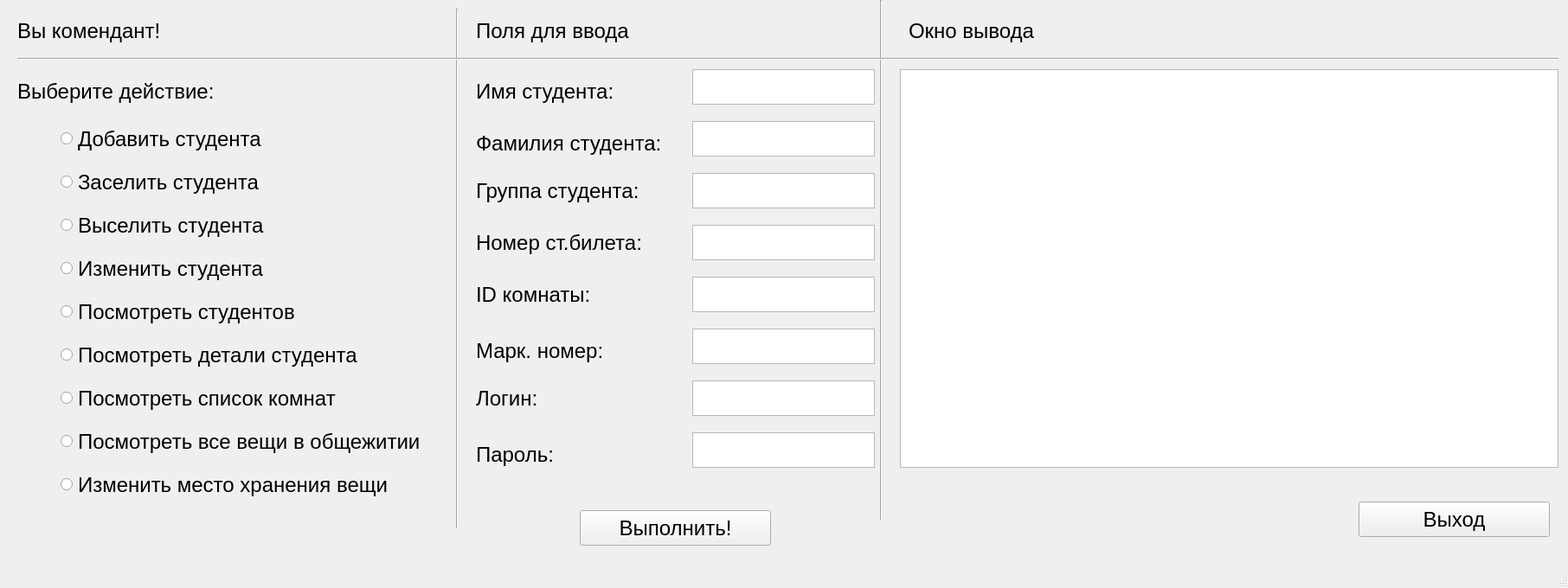
<?xml version="1.0" encoding="UTF-8"?>
<ui version="4.0">
 <class>CommWindow</class>
 <widget class="QMainWindow" name="CommWindow">
  <property name="geometry">
   <rect>
    <x>0</x>
    <y>0</y>
    <width>1812</width>
    <height>680</height>
   </rect>
  </property>
  <property name="windowTitle">
   <string>MainWindow</string>
  </property>
  <widget class="QWidget" name="centralwidget">
   <widget class="QLabel" name="label_3">
    <property name="geometry">
     <rect>
      <x>550</x>
      <y>0</y>
      <width>201</width>
      <height>71</height>
     </rect>
    </property>
    <property name="font">
     <font>
      <pointsize>18</pointsize>
     </font>
    </property>
    <property name="text">
     <string>Поля для ввода</string>
    </property>
   </widget>
   <widget class="QRadioButton" name="r7">
    <property name="geometry">
     <rect>
      <x>70</x>
      <y>440</y>
      <width>351</width>
      <height>41</height>
     </rect>
    </property>
    <property name="font">
     <font>
      <pointsize>18</pointsize>
     </font>
    </property>
    <property name="text">
     <string>Посмотреть список комнат</string>
    </property>
    <attribute name="buttonGroup">
     <string notr="true">buttonGroup</string>
    </attribute>
   </widget>
   <widget class="QTextEdit" name="nameEdit">
    <property name="geometry">
     <rect>
      <x>800</x>
      <y>80</y>
      <width>211</width>
      <height>41</height>
     </rect>
    </property>
    <property name="font">
     <font>
      <pointsize>18</pointsize>
     </font>
    </property>
   </widget>
   <widget class="QTextEdit" name="loginEdit">
    <property name="geometry">
     <rect>
      <x>800</x>
      <y>440</y>
      <width>211</width>
      <height>41</height>
     </rect>
    </property>
    <property name="font">
     <font>
      <pointsize>18</pointsize>
     </font>
    </property>
   </widget>
   <widget class="QRadioButton" name="r4">
    <property name="geometry">
     <rect>
      <x>70</x>
      <y>290</y>
      <width>241</width>
      <height>41</height>
     </rect>
    </property>
    <property name="font">
     <font>
      <pointsize>18</pointsize>
     </font>
    </property>
    <property name="text">
     <string>Изменить студента</string>
    </property>
    <attribute name="buttonGroup">
     <string notr="true">buttonGroup</string>
    </attribute>
   </widget>
   <widget class="QRadioButton" name="r3">
    <property name="geometry">
     <rect>
      <x>70</x>
      <y>240</y>
      <width>241</width>
      <height>41</height>
     </rect>
    </property>
    <property name="font">
     <font>
      <pointsize>18</pointsize>
     </font>
    </property>
    <property name="text">
     <string>Выселить студента</string>
    </property>
    <attribute name="buttonGroup">
     <string notr="true">buttonGroup</string>
    </attribute>
   </widget>
   <widget class="QLabel" name="label_4">
    <property name="geometry">
     <rect>
      <x>550</x>
      <y>90</y>
      <width>161</width>
      <height>31</height>
     </rect>
    </property>
    <property name="font">
     <font>
      <pointsize>18</pointsize>
     </font>
    </property>
    <property name="text">
     <string>Имя студента:</string>
    </property>
   </widget>
   <widget class="Line" name="line_3">
    <property name="geometry">
     <rect>
      <x>1010</x>
      <y>0</y>
      <width>16</width>
      <height>601</height>
     </rect>
    </property>
    <property name="font">
     <font>
      <pointsize>18</pointsize>
     </font>
    </property>
    <property name="orientation">
     <enum>Qt::Vertical</enum>
    </property>
   </widget>
   <widget class="QLabel" name="label_6">
    <property name="geometry">
     <rect>
      <x>550</x>
      <y>200</y>
      <width>211</width>
      <height>41</height>
     </rect>
    </property>
    <property name="font">
     <font>
      <pointsize>18</pointsize>
     </font>
    </property>
    <property name="text">
     <string>Группа студента:</string>
    </property>
   </widget>
   <widget class="QTextEdit" name="surnameEdit">
    <property name="geometry">
     <rect>
      <x>800</x>
      <y>140</y>
      <width>211</width>
      <height>41</height>
     </rect>
    </property>
    <property name="font">
     <font>
      <pointsize>18</pointsize>
     </font>
    </property>
   </widget>
   <widget class="QTextEdit" name="groupEdit">
    <property name="geometry">
     <rect>
      <x>800</x>
      <y>200</y>
      <width>211</width>
      <height>41</height>
     </rect>
    </property>
    <property name="font">
     <font>
      <pointsize>18</pointsize>
     </font>
    </property>
   </widget>
   <widget class="QLabel" name="label_12">
    <property name="geometry">
     <rect>
      <x>550</x>
      <y>510</y>
      <width>171</width>
      <height>31</height>
     </rect>
    </property>
    <property name="font">
     <font>
      <pointsize>18</pointsize>
     </font>
    </property>
    <property name="text">
     <string>Пароль:</string>
    </property>
   </widget>
   <widget class="QRadioButton" name="r5">
    <property name="geometry">
     <rect>
      <x>70</x>
      <y>340</y>
      <width>281</width>
      <height>41</height>
     </rect>
    </property>
    <property name="font">
     <font>
      <pointsize>18</pointsize>
     </font>
    </property>
    <property name="text">
     <string>Посмотреть студентов</string>
    </property>
    <attribute name="buttonGroup">
     <string notr="true">buttonGroup</string>
    </attribute>
   </widget>
   <widget class="QTextEdit" name="roomEdit">
    <property name="geometry">
     <rect>
      <x>800</x>
      <y>320</y>
      <width>211</width>
      <height>41</height>
     </rect>
    </property>
    <property name="font">
     <font>
      <pointsize>18</pointsize>
     </font>
    </property>
   </widget>
   <widget class="QTextEdit" name="markEdit">
    <property name="geometry">
     <rect>
      <x>800</x>
      <y>380</y>
      <width>211</width>
      <height>41</height>
     </rect>
    </property>
    <property name="font">
     <font>
      <pointsize>18</pointsize>
     </font>
    </property>
   </widget>
   <widget class="QRadioButton" name="r6">
    <property name="geometry">
     <rect>
      <x>70</x>
      <y>390</y>
      <width>351</width>
      <height>41</height>
     </rect>
    </property>
    <property name="font">
     <font>
      <pointsize>18</pointsize>
     </font>
    </property>
    <property name="text">
     <string>Посмотреть детали студента</string>
    </property>
    <attribute name="buttonGroup">
     <string notr="true">buttonGroup</string>
    </attribute>
   </widget>
   <widget class="QLabel" name="label_11">
    <property name="geometry">
     <rect>
      <x>550</x>
      <y>440</y>
      <width>201</width>
      <height>41</height>
     </rect>
    </property>
    <property name="font">
     <font>
      <pointsize>18</pointsize>
     </font>
    </property>
    <property name="text">
     <string>Логин:</string>
    </property>
   </widget>
   <widget class="QTextEdit" name="passwordEdit">
    <property name="geometry">
     <rect>
      <x>800</x>
      <y>500</y>
      <width>211</width>
      <height>41</height>
     </rect>
    </property>
    <property name="font">
     <font>
      <pointsize>18</pointsize>
     </font>
    </property>
   </widget>
   <widget class="Line" name="line">
    <property name="geometry">
     <rect>
      <x>520</x>
      <y>10</y>
      <width>16</width>
      <height>601</height>
     </rect>
    </property>
    <property name="font">
     <font>
      <pointsize>18</pointsize>
     </font>
    </property>
    <property name="orientation">
     <enum>Qt::Vertical</enum>
    </property>
   </widget>
   <widget class="QRadioButton" name="r2">
    <property name="geometry">
     <rect>
      <x>70</x>
      <y>190</y>
      <width>231</width>
      <height>41</height>
     </rect>
    </property>
    <property name="font">
     <font>
      <pointsize>18</pointsize>
     </font>
    </property>
    <property name="text">
     <string>Заселить студента</string>
    </property>
    <attribute name="buttonGroup">
     <string notr="true">buttonGroup</string>
    </attribute>
   </widget>
   <widget class="QLabel" name="label_9">
    <property name="geometry">
     <rect>
      <x>550</x>
      <y>390</y>
      <width>171</width>
      <height>31</height>
     </rect>
    </property>
    <property name="font">
     <font>
      <pointsize>18</pointsize>
     </font>
    </property>
    <property name="text">
     <string>Марк. номер:</string>
    </property>
   </widget>
   <widget class="QTextEdit" name="studEdit">
    <property name="geometry">
     <rect>
      <x>800</x>
      <y>260</y>
      <width>211</width>
      <height>41</height>
     </rect>
    </property>
    <property name="font">
     <font>
      <pointsize>18</pointsize>
     </font>
    </property>
   </widget>
   <widget class="QRadioButton" name="r9">
    <property name="geometry">
     <rect>
      <x>70</x>
      <y>540</y>
      <width>431</width>
      <height>41</height>
     </rect>
    </property>
    <property name="font">
     <font>
      <pointsize>18</pointsize>
     </font>
    </property>
    <property name="text">
     <string>Изменить место хранения вещи</string>
    </property>
    <attribute name="buttonGroup">
     <string notr="true">buttonGroup</string>
    </attribute>
   </widget>
   <widget class="QLabel" name="label_2">
    <property name="geometry">
     <rect>
      <x>20</x>
      <y>90</y>
      <width>251</width>
      <height>31</height>
     </rect>
    </property>
    <property name="font">
     <font>
      <pointsize>18</pointsize>
     </font>
    </property>
    <property name="text">
     <string>Выберите действие:</string>
    </property>
   </widget>
   <widget class="Line" name="line_2">
    <property name="geometry">
     <rect>
      <x>20</x>
      <y>60</y>
      <width>1781</width>
      <height>16</height>
     </rect>
    </property>
    <property name="font">
     <font>
      <pointsize>18</pointsize>
     </font>
    </property>
    <property name="orientation">
     <enum>Qt::Horizontal</enum>
    </property>
   </widget>
   <widget class="QLabel" name="label_7">
    <property name="geometry">
     <rect>
      <x>550</x>
      <y>260</y>
      <width>211</width>
      <height>41</height>
     </rect>
    </property>
    <property name="font">
     <font>
      <pointsize>18</pointsize>
     </font>
    </property>
    <property name="text">
     <string>Номер ст.билета:</string>
    </property>
   </widget>
   <widget class="QLabel" name="label_8">
    <property name="geometry">
     <rect>
      <x>550</x>
      <y>320</y>
      <width>201</width>
      <height>41</height>
     </rect>
    </property>
    <property name="font">
     <font>
      <pointsize>18</pointsize>
     </font>
    </property>
    <property name="text">
     <string>ID комнаты:</string>
    </property>
   </widget>
   <widget class="QRadioButton" name="r1">
    <property name="geometry">
     <rect>
      <x>70</x>
      <y>140</y>
      <width>241</width>
      <height>41</height>
     </rect>
    </property>
    <property name="font">
     <font>
      <pointsize>18</pointsize>
     </font>
    </property>
    <property name="text">
     <string>Добавить студента</string>
    </property>
    <attribute name="buttonGroup">
     <string notr="true">buttonGroup</string>
    </attribute>
   </widget>
   <widget class="QPushButton" name="enter">
    <property name="geometry">
     <rect>
      <x>670</x>
      <y>590</y>
      <width>221</width>
      <height>41</height>
     </rect>
    </property>
    <property name="font">
     <font>
      <pointsize>18</pointsize>
     </font>
    </property>
    <property name="text">
     <string>Выполнить!</string>
    </property>
   </widget>
   <widget class="QLabel" name="label">
    <property name="geometry">
     <rect>
      <x>20</x>
      <y>10</y>
      <width>201</width>
      <height>51</height>
     </rect>
    </property>
    <property name="font">
     <font>
      <pointsize>18</pointsize>
     </font>
    </property>
    <property name="text">
     <string>Вы комендант!</string>
    </property>
   </widget>
   <widget class="QLabel" name="label_5">
    <property name="geometry">
     <rect>
      <x>550</x>
      <y>150</y>
      <width>221</width>
      <height>31</height>
     </rect>
    </property>
    <property name="font">
     <font>
      <pointsize>18</pointsize>
     </font>
    </property>
    <property name="text">
     <string>Фамилия студента:</string>
    </property>
   </widget>
   <widget class="QLabel" name="label_10">
    <property name="geometry">
     <rect>
      <x>1050</x>
      <y>20</y>
      <width>161</width>
      <height>31</height>
     </rect>
    </property>
    <property name="font">
     <font>
      <pointsize>18</pointsize>
     </font>
    </property>
    <property name="text">
     <string>Окно вывода</string>
    </property>
   </widget>
   <widget class="QRadioButton" name="r8">
    <property name="geometry">
     <rect>
      <x>70</x>
      <y>490</y>
      <width>431</width>
      <height>41</height>
     </rect>
    </property>
    <property name="font">
     <font>
      <pointsize>18</pointsize>
     </font>
    </property>
    <property name="text">
     <string>Посмотреть все вещи в общежитии</string>
    </property>
    <attribute name="buttonGroup">
     <string notr="true">buttonGroup</string>
    </attribute>
   </widget>
   <widget class="QTableWidget" name="tableWidget">
    <property name="geometry">
     <rect>
      <x>1040</x>
      <y>80</y>
      <width>761</width>
      <height>461</height>
     </rect>
    </property>
    <property name="font">
     <font>
      <pointsize>18</pointsize>
     </font>
    </property>
   </widget>
   <widget class="QPushButton" name="exit">
    <property name="geometry">
     <rect>
      <x>1570</x>
      <y>580</y>
      <width>221</width>
      <height>41</height>
     </rect>
    </property>
    <property name="font">
     <font>
      <pointsize>18</pointsize>
     </font>
    </property>
    <property name="text">
     <string>Выход</string>
    </property>
   </widget>
  </widget>
  <widget class="QMenuBar" name="menubar">
   <property name="geometry">
    <rect>
     <x>0</x>
     <y>0</y>
     <width>1812</width>
     <height>22</height>
    </rect>
   </property>
  </widget>
  <widget class="QStatusBar" name="statusbar"/>
 </widget>
 <resources/>
 <connections/>
 <buttongroups>
  <buttongroup name="buttonGroup"/>
 </buttongroups>
</ui>
